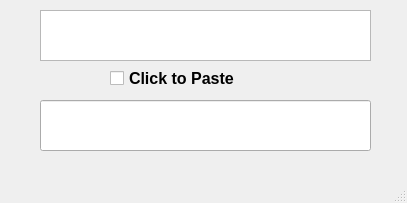
<?xml version="1.0" encoding="UTF-8"?>
<ui version="4.0">
 <class>MainWindow</class>
 <widget class="QMainWindow" name="MainWindow">
  <property name="geometry">
   <rect>
    <x>0</x>
    <y>0</y>
    <width>407</width>
    <height>203</height>
   </rect>
  </property>
  <property name="windowTitle">
   <string>MainWindow</string>
  </property>
  <widget class="QWidget" name="centralwidget">
   <widget class="QCheckBox" name="checkBox">
    <property name="geometry">
     <rect>
      <x>110</x>
      <y>70</y>
      <width>191</width>
      <height>17</height>
     </rect>
    </property>
    <property name="font">
     <font>
      <pointsize>12</pointsize>
      <weight>75</weight>
      <bold>true</bold>
     </font>
    </property>
    <property name="text">
     <string>Click to Paste </string>
    </property>
   </widget>
   <widget class="QTextEdit" name="textEditPratik">
    <property name="geometry">
     <rect>
      <x>40</x>
      <y>10</y>
      <width>331</width>
      <height>51</height>
     </rect>
    </property>
    <property name="font">
     <font>
      <pointsize>12</pointsize>
     </font>
    </property>
   </widget>
   <widget class="QLineEdit" name="lineEditPratik">
    <property name="geometry">
     <rect>
      <x>40</x>
      <y>100</y>
      <width>331</width>
      <height>51</height>
     </rect>
    </property>
    <property name="font">
     <font>
      <pointsize>12</pointsize>
     </font>
    </property>
   </widget>
  </widget>
  <widget class="QMenuBar" name="menubar">
   <property name="geometry">
    <rect>
     <x>0</x>
     <y>0</y>
     <width>407</width>
     <height>21</height>
    </rect>
   </property>
  </widget>
  <widget class="QStatusBar" name="statusbar"/>
 </widget>
 <resources/>
 <connections/>
</ui>
